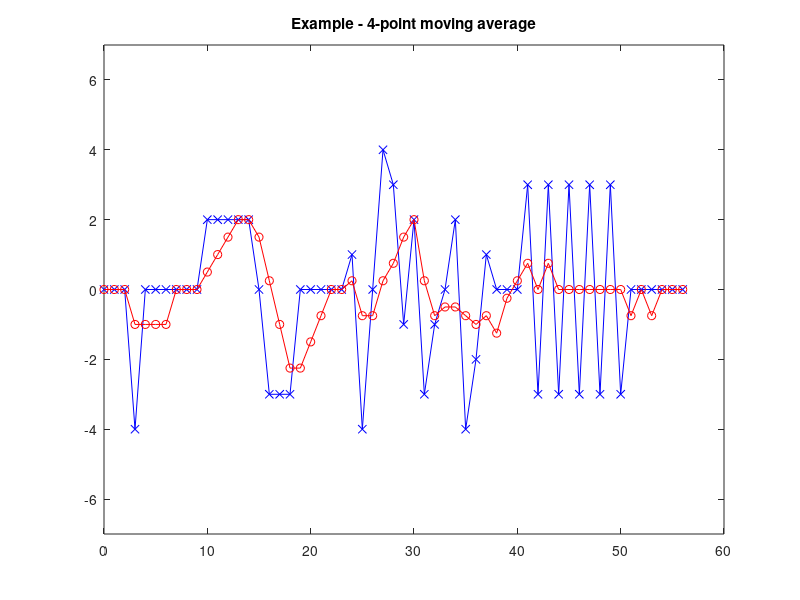
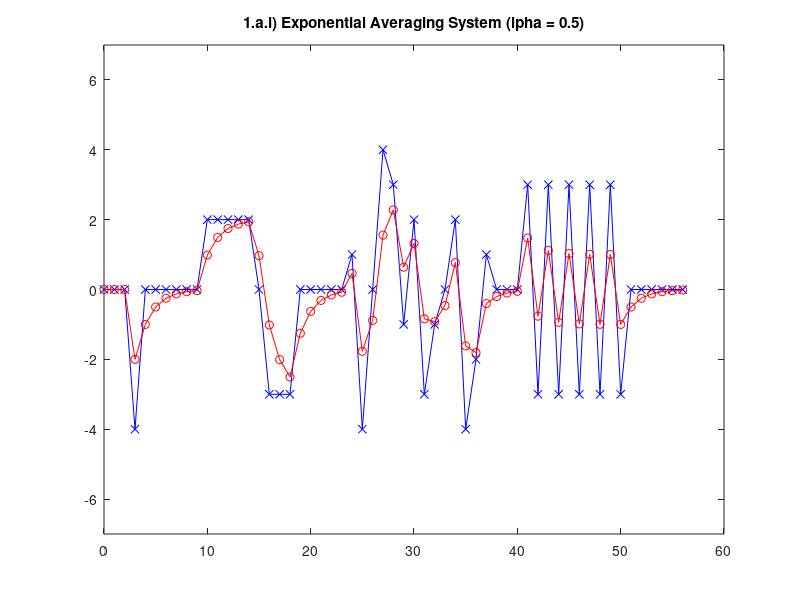
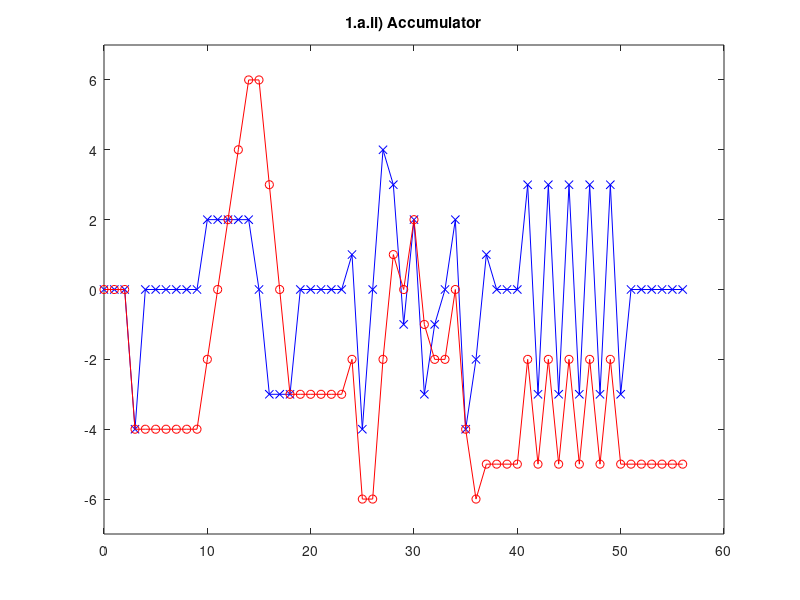
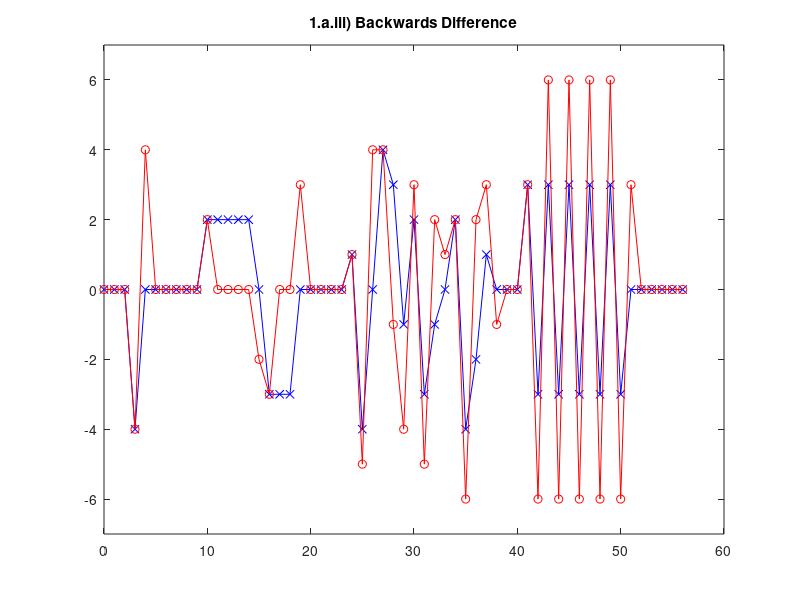

These figures' MATLAB source, in order: (Note: this script raises an error after producing the figures.)
%% 1.a
x = [ 0 0 0 -4 0 0 0 0 0 0 2 2 2 2 ...
2 0 -3 -3 -3 0 0 0 0 0 1 -4 0 4 ...
3 -1 2 -3 -1 0 2 -4 -2 1 0 0 0 3 ...
-3 3 -3 3 -3 3 -3 3 -3 0 0 0 0 0 0 ];
n = 0:length(x)-1;

a=[1];
b=[1 1 1 1]/4;
y = filter(b, a, x);
figure;
plot(n, x, 'bx-', n, y, 'ro-');
ylim([-7,7]);
title("Example - 4-point moving average");


%% 1.a.i) Exponential Averaging System
% $y_n = alpha * x_n + (1 - alpha)*y_{n-1}$
%
% $=> y_n - (1 - alpha) * y_{n-1} = alpha * x_n$
%
% $=> [1, -(1 - alpha)] . [y_n, y_{n-1}] = [alpha] . [x_n]$
alpha = 0.5;
a=[1, -(1 - alpha)];
b=[alpha];
y = filter(b, a, x);
figure;
plot(n, x, 'bx-', n, y, 'ro-');
ylim([-7,7]);
title("1.a.i) Exponential Averaging System ({\alpha = 0.5})");

%% 1.a.ii) Accumulator
% $$y_n = x_n + y_{n-1}$$
%
% $$=> y_n - y_{n-1} = x_n$$
%
% $$=> [1, -1] . [y_n, y_{n-1}] = [1] . [x_n]$$
a=[1, -1];
b=[1];
y = filter(b, a, x);
figure;
plot(n, x, 'bx-', n, y, 'ro-');
ylim([-7,7]);
title("1.a.ii) Accumulator");

%% 1.a.iii) Backwards Difference System
% $$y_n = x_n - x_{n-1}$$
%
% $$[1] . [y_n] = [1, -1] . [x_n, x_{n-1}]$$
a=[1];
b=[1, -1];
y = filter(b, a, x);
figure;
plot(n, x, 'bx-', n, y, 'ro-');
ylim([-7,7]);
title("1.a.iii) Backwards Difference");

%% 1.b
% Get table date, taking only the 'date' and 'newCasesByPublishDate'
% columns
newcases = readtable("covid_new_cases_2021_11_04.csv", 'Range', 'D:E');
% Sort table by 'date'
newcases = sortrows(newcases, 1);
% Take x = newcases.newCasesByPublishDate
x = newcases.newCasesByPublishDate;

%% 1.b - 7 Point Moving Average
a=[1];
b=[1 1 1 1 1 1 1]/7;
y = filter(b, a, x);
figure;
plot(newcases.date, y)
title("1.b Covid Data - 7-point moving average");

%% 1.b.i) Exponential Averaging System
% $y_n = alpha * x_n + (1 - alpha)*y_{n-1}$
%
% $=> y_n - (1 - alpha) * y_{n-1} = alpha * x_n$
%
% $=> [1, -(1 - alpha)] . [y_n, y_{n-1}] = [alpha] . [x_n]$
alpha = 0.5;
a=[1, -(1 - alpha)];
b=[alpha];
y = filter(b, a, x);
figure;
plot(newcases.date, y)
title("1.b.i) Exponential Averaging System ({\alpha = 0.5})");

%% 1.b.ii) Accumulator
% $$y_n = x_n + y_{n-1}$$
%
% $$=> y_n - y_{n-1} = x_n$$
%
% $$=> [1, -1] . [y_n, y_{n-1}] = [1] . [x_n]$$
a=[1, -1];
b=[1];
y = filter(b, a, x);
figure;
plot(newcases.date, y)
title("1.b.ii) Accumulator");

%% 1.b.iii) Backwards Difference System
% $$y_n = x_n - x_{n-1}$$
%
% $$[1] . [y_n] = [1, -1] . [x_n, x_{n-1}]$$
a=[1];
b=[1, -1];
y = filter(b, a, x);
figure;
plot(newcases.date, y)
title("1.b.iii) Backwards Difference");


%% 1.c.i)
% Generate a one second long Gaussian noise sequence r with a sampling rate
% of 300Hz
f_s = 300;
t = 1; % 1 second long
N = f_s * t;
ts = linspace(0, t, N);
r = randn(N,1);
% Taper $r$ by setting its first and last 15 samples to zero.
r(1:15) = 0;
r(end-15:end) = 0;

%%
% Make a Finite-Impulse Response low-pass filter with cut-off frequency
f_c = 45; % cutoff frequency
a = [1]; % FIR has no y-terms
b = fir1(50, f_c/(f_s/2));
% Use the filtfilt function in order to apply that filter to the
% generated noise signal, resulting in the filtered noise signal x
x = filtfilt(b, a, r);

%%
% Plot r, x together.
figure;
hold on;
plot(r);
plot(x);
legend("r","x");
hold off;

%%
% Sample x at 100Hz by setting all but every third sample value to zero
y = x;
% element 1, 4, 7... = 0
y(1:3:end) = 0;
% element 2, 5, 8... = 0
y(2:3:end) = 0;
% element 3, 6, 9... = unchanged

figure;
plot(x);
hold on;
stem(y);
hold off;

%%
% Implement sinc interpolation to reconstruct the zeroed samples of y
%
% $$x(t) = \sum_{n=-\infty}^{\infty} x_n * sinc(t/t_s - n)$$
%
% MATLAB version:
%
% $$z = \sum_{i_y=1}^{N} y(i_y) * sinc((ts/t - i_y/N) * f_s/3)$$
%
% Translate the sinc by $i_y/N$ to align it with the sample,
% and scale it by $f_s$ over 3 to align the zero crossings with the other
% sample points
z = zeros(N,1);
figure;
stem(y)
hold on;
for i_y = 1:N
    data = y(i_y) * sinc((ts/t - i_y/N) * f_s/3);
    plot(data);
    z = z + data';
end
hold off;
title("1.c Per-sample sinc functions")

%%
% Generate another low-pass filter with fir1, cut-off frequency 50Hz
f_c = 50; % cutoff frequency
a = [1]; % FIR has no y-terms
b = fir1(50, f_c/(f_s/2));
% Apply it to y, resulting in interpolated sequence u.
% multiply by 3 to compensate for energy lost during sampling.
u = 3 * filtfilt(b, a, y);


%%
% Plot x, y, z, and u on top of each other in one figure 
plot(x);
hold on;
stem(y);
plot(z);
plot(u);
legend("x", "y", "z", "u");
hold off;

%% 
% TODO Compare x, y, z, u

%% 1.c.ii)
% TODO Why should the first filter have a lower cut-off frequency than the second?
% 

%% 1.d.i)
% Simulate the reconstruction of a sampled band-pass signal

%%
% Generate a 1 s noise sequence r, as in part (c)(i ), but this time use
% a sampling frequency of 3 kHz. Set the first and last 500 samples to
% zero.
f_s = 3000;
t = 1; % 1 second long
N = f_s * t;
ts = linspace(0, t, N);
r = randn(N,1);
r(1:500) = 0;
r(end-500:end) = 0;

%%
% Apply a band-pass filter that attenuates frequencies outside 31-44Hz
f1 = 31;
f2 = 44;
% 3 = 3rd order filter
% 30 = -30dB for frequencies outside the range
[b, a] = cheby2(3, 30, [f1 f2]/(f_s/2));
% Apply the filter
x = filtfilt(b, a, r);

%%
% Plot r, x together. r is very high frequency, so the band-pass will
% remove a lot and x will have a much lower amplitiude
figure;
hold on;
plot(r);
plot(x);
legend("r","x");
hold off;

%%
% Sample x at 30Hz, set all but every 100th value to 0
y = x;
for i = 1:99
    y(i:100:end) = 0;
end

figure;
plot(x);
hold on;
stem(y);
hold off;

%%
% Reconstruct y with sinc interpolation (see 1.c.i for working)
% Change the scaling factor to 1/100 instead of 1/3, because we sampled
% every 100th value
z = zeros(N,1);
figure;
stem(y)
hold on;
for i_y = 1:N
    data = y(i_y) * sinc((ts/t - i_y/N) * f_s/100);
    plot(data);
    z = z + data';
end
hold off;
title("1.d Per-sample sinc functions")

%%
% Generate another band-pass filter for 30-45Hz, apply to y to reconstruct
% as u. Multiply by 100 to compensate for energy lost during sampling.
f1 = 30;
f2 = 45;
% 3 = 3rd order filter
% 30 = -30dB for frequencies outside the range
[b, a] = cheby2(3, 30, [f1 f2]/(f_s/2));
u = 100 * filtfilt(b, a, y);

%%
% Plot x, y, z, and u on top of each other in one figure
figure;
plot(x);
hold on;
stem(y);
plot(z);
plot(u);
legend("x", "y", "z", "u");
hold off;

%% 1.d.ii)
% TODO Why does the reconstructed waveform differ much more from the original
% if you reduce the cut-off frequencies of all band-pass filters by 5 Hz?
